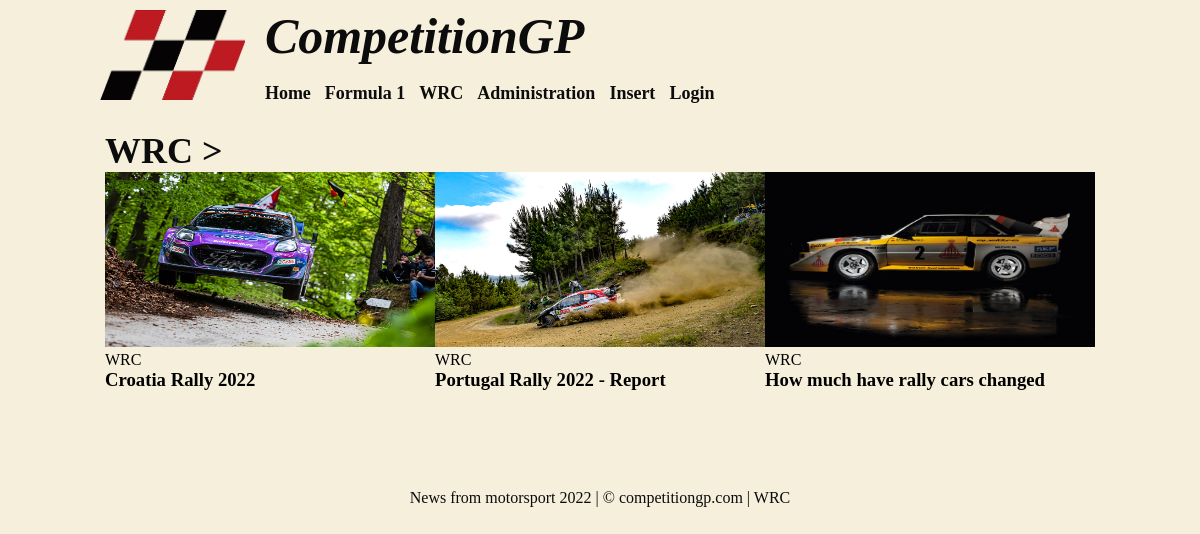
The app's page /CompetitionGP/src/category/category.php?id=wrc with its own data.
### tables this page shows
CREATE TABLE `article` (
  `id` int(11) NOT NULL,
  `date` varchar(32) NOT NULL,
  `title` varchar(64) NOT NULL,
  `summary` text NOT NULL,
  `text` text NOT NULL,
  `picture` varchar(64) NOT NULL,
  `category` varchar(64) NOT NULL,
  `archive` tinyint(1) NOT NULL
);

### CompetitionGP/src/category/category.php (the view, shortened to what this page needs)
<!DOCTYPE html>
<html lang="en">
<head>
    <link rel="stylesheet" href="../index/style.css">
    <?php
    include '../connect.php';
    $category = $_GET['id'];
    $result = '';
    ?>
</head>
<body>
    <header class="header__wrapper">
        <img src="../../img/logo/logo_crop_transparent.png" class="header__wrapper--img" alt="logo">
        <div class="header__wrapper_content">
            <h1>CompetitionGP</h1><br>
            <nav class="nav__wrapper">
                <a href="../index/index.php">Home</a>
                <a href="category.php?id=formula1">Formula 1</a>
                <a href="category.php?id=wrc">WRC</a>
                <a href="../administration/allNews.php">Administration</a>
                <a href="../insert/unos.html">Insert</a>
                <a href="../login/login.php">Login</a>
            </nav>
        </div>
    </header>
    <main class="main__wrapper">
        <section class="main__firstSection">
            <?php
            if ($category == "formula1") {
                echo "<h2 class='categoryTitle'>Formula 1 ></h2>";
            } else if ($category == "wrc") {
                echo "<h2 class='categoryTitle'>WRC ></h2>";
            }
            ?>
            <section class="main__firstSection_content">
                <?php
                    if ($category == "formula1") {
                        $query = "SELECT * FROM article
                                WHERE category = 'formula1'
                                ORDER BY STR_TO_DATE(article.date, '%d.%m.%Y') DESC";
                        $result = mysqli_query($dbc, $query);
                    } else if ($category == "wrc") {
                        $query = "SELECT * FROM article
                                WHERE category = 'wrc'
                                ORDER BY STR_TO_DATE(article.date, '%d.%m.%Y') DESC";
                        $result = mysqli_query($dbc, $query);
                    }
                    if ($result) {
                        while($row = mysqli_fetch_array($result)) {
                            echo "
                            <article class='newsArticle'>
                                <a class='linkToArticle' style='text-decoration: none; color: black; 'href='../article/article.php?id=" . $row['id'] . "'>
                                    <img src='" . UPLPATH . $row['picture'] . "'>
                                    <p>" . strtoupper($row['category']) . "</p>
                                    <h3 class='articleTitle'>". $row['title'] . "</h3>
                                </a>
                            </article>";
                        }
                    }
                ?>
            </section>
        </section>
    </main>
    <footer class="footer__wrapper">
        <p class="footer_content">News from motorsport 2022 | © competitiongp.com | <?php echo strtoupper($category); ?></p>
    </footer>
</body>
</html>

### CompetitionGP/src/index/style.css (style rules this page uses)
* { box-sizing: border-box; padding: 0; margin: 0; scroll-behavior: smooth; }
:root { --font-base: 'Cormorant Upright', serif; --font-alt: 'Open Sans', sans-serif; --color-golden: #D5A021; --color-black: #0C0C0C; --color-gray: #545454; --color-crimson: #F5EFDB; --color-grey: #AAAAAA; --color-spanishGray: #A49694; --color-dimGray: #736B60; --color-white: #FFFFFF; --color-darkLava: #4B4237; --color-alabaster: #EDE7D9; --color-blackCoffee: #443742; }
body { width: 1320px; height: 100%; margin: 0 auto; background-color: var(--color-crimson); color: var(--color-black); font-family: 'Times New Roman', Times, serif; }
.main__wrapper img { width: 400px; height: 225px; }
.header__wrapper { width: 100%; height: 90px; display: flex; flex-direction: row; align-items: center; justify-content: flex-start; margin-top: 10px; margin-bottom: 30px; }
.header__wrapper img { height: 100%; margin-right: 20px; }
.header__wrapper_content h1 { font-size: 50px; font-style: italic; font-family: Georgia, 'Times New Roman', Times, serif; }
.nav__wrapper a { font-size: 18px; color: var(--color-black); text-decoration: none; font-weight: bold; margin-right: 10px; }
.main__wrapper { display: flex; flex-direction: column; }
.main__firstSection_content, .main__secondSection_content { display: flex; flex-direction: row; flex-wrap: wrap; justify-content: space-between; margin-bottom: 40px; }
.main__wrapper h2 { font-size: 36px; text-transform: uppercase; }
.main__wrapper h3 { width: 400px; height: 65px; white-space: nowrap; overflow: hidden; text-overflow: clip; word-wrap: break-word; }
.newsArticle { width: 400px; }
.footer__wrapper { display: flex; flex-direction: row; justify-content: center; align-items: flex-end; margin-top: 15px; text-align: center; }
@media (max-width: 1600px) { body { width: 1000px; } }
@media (max-width: 1600px) { .main__wrapper h3 { width: 330px; } }
@media (max-width: 1600px) { .main__wrapper img { width: 330px; height: 175px; } }
@media (max-width: 1600px) { .main__wrapper { justify-content: space-evenly; align-items: center; } }
@media (max-width: 1600px) { .main__firstSection_content, .main__secondSection_content { justify-content: center; } }
@media (max-width: 1600px) { .newsArticle { width: 330px; } }

### records on screen
article: picture (picture), category "WRC", title "Croatia Rally 2022"
article: picture (picture), category "WRC", title "Portugal Rally 2022 - Report"
article: picture (picture), category "WRC", title "How much have rally cars changed"

### other values on screen
$category "WRC"
